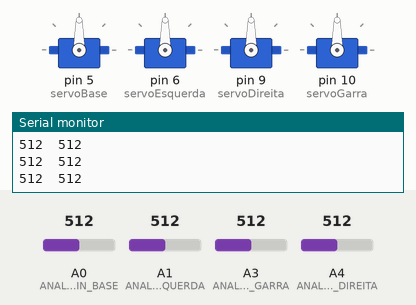
Bench run of a sketch on a simulated Arduino Uno, built with avr-gcc and run on an emulated ATmega328P. Parts: 4 × servo, the last lines printed to the serial monitor. The inputs (shaded band) are chosen by the test bench; at power-on: A3 (ANALOG_PIN_GARRA) = 512, A0 (ANALOG_PIN_BASE) = 512, A1 (ANALOG_PIN_ESQUERDA) = 512, A4 (ANALOG_PIN_DIREITA) = 512.

Above: at 1.2 s.
1.3 s: A3 (ANALOG_PIN_GARRA) set to 716
At 2.2 s:
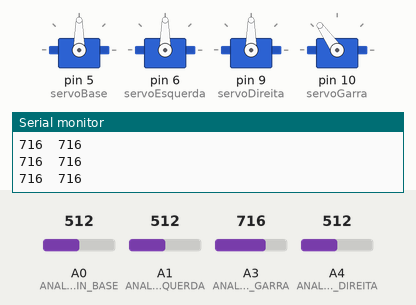
2.8 s: A0 (ANALOG_PIN_BASE) set to 716
At 3.5 s:
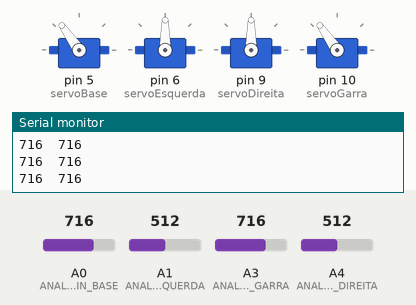
4.3 s: A1 (ANALOG_PIN_ESQUERDA) set to 716
At 4.7 s:
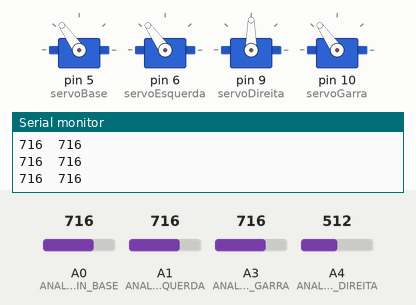
5.8 s: A4 (ANALOG_PIN_DIREITA) set to 716
At 6.1 s:
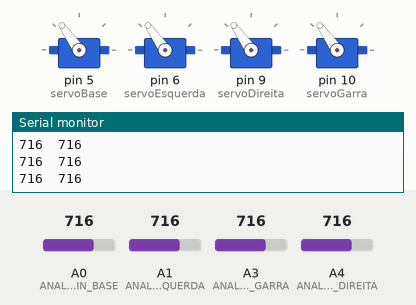
7.3 s: A3 (ANALOG_PIN_GARRA) set to 992
At 8.5 s:
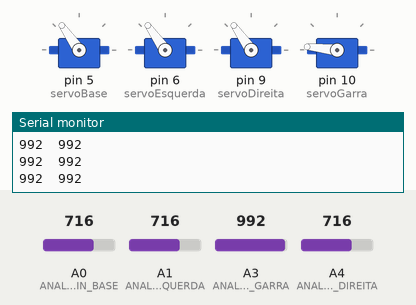
8.8 s: A0 (ANALOG_PIN_BASE) set to 992
At 9.9 s:
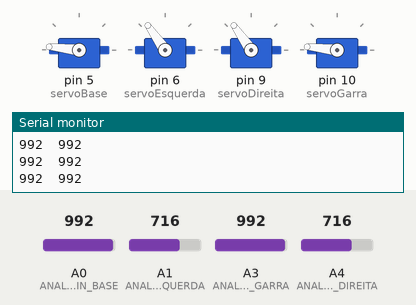
Timing chart, 0 to 11.3 s (numbered marks = the images above; inputs shaded):
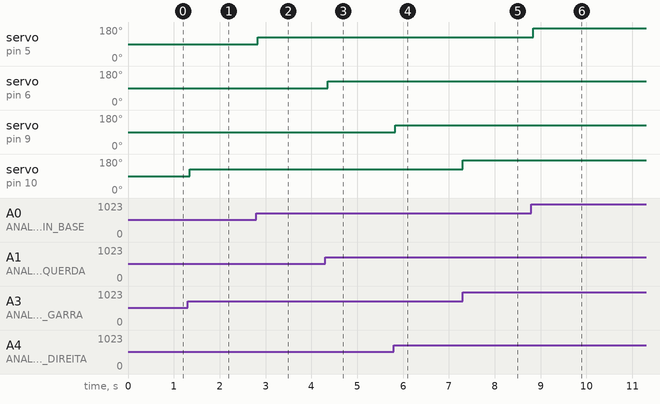

The sketch:

armSG.ino
```cpp
#include <Servo.h>
Servo servoBase;
Servo servoEsquerda;
Servo servoDireita;
Servo servoGarra;
#include <ResponsiveAnalogRead.h>
const int ANALOG_PIN_BASE = A0;
const int ANALOG_PIN_ESQUERDA = A1;
const int ANALOG_PIN_DIREITA = A4;
const int ANALOG_PIN_GARRA = A3;
ResponsiveAnalogRead analogBase(ANALOG_PIN_BASE, true);
ResponsiveAnalogRead analogEsquerda(ANALOG_PIN_ESQUERDA, true);
ResponsiveAnalogRead analogDireita(ANALOG_PIN_DIREITA, true);
ResponsiveAnalogRead analogGarra(ANALOG_PIN_GARRA, true);
// define the pin you want to use
void setup()
{
  // Anexa o Servo ao Pin5
  servoBase.attach(5);
  servoEsquerda.attach(6);
  servoDireita.attach(9);
  servoGarra.attach(10);
  Serial.begin(9600);
}

void loop()
{
  analogBase.update();
  analogEsquerda.update();
  analogDireita.update();
  analogGarra.update();
  // Lê o valor do Potenciometro
  int angleBase = analogRead(3);
  //int angleBaseConvertido=map(angleBase, 0, 1023, 0, 180);

  //Angulos Servo Base
  int anguloFiltradoBase = analogBase.getValue();
  int angleBaseFiltradoConvertido=map(anguloFiltradoBase, 0, 1023, 0, 180);

  // Angulos Servo Esquerda
  int anguloFiltradoEsquerda = analogEsquerda.getValue();
  int angleEsquerdaFiltradoConvertido=map(anguloFiltradoEsquerda, 0, 1023, 0, 180);

  // Angulos Servo Direita
  int anguloFiltradoDireita = analogDireita.getValue();
  int angleDireitaFiltradoConvertido=map(anguloFiltradoDireita, 0, 1023, 0, 180);

  // Angulos Servo Garra
  int anguloFiltradoGarra = analogGarra.getValue();
  int angleGarraFiltradoConvertido=map(anguloFiltradoGarra, 0, 1023, 0, 180);
  //Serial.println(angleGarraFiltradoConvertido);
  // PLOTTER SERIAL PARA VER OS RUIDOS
  Serial.print(angleBase);
  Serial.print("\t");
  Serial.println(anguloFiltradoGarra);

  servoBase.write(angleBaseFiltradoConvertido);
  servoEsquerda.write(angleEsquerdaFiltradoConvertido);
  servoDireita.write(angleDireitaFiltradoConvertido);
  servoGarra.write(angleGarraFiltradoConvertido);
  delay(60);
}
```

Measured:
- after the input at 1.3 s, servo on pin 10 (servoGarra): 90° → 125° after 0.05 s
- after the input at 2.8 s, servo on pin 5 (servoBase): 90° → 125° at once
- after the input at 4.3 s, servo on pin 6 (servoEsquerda): 90° → 125° after 0.06 s
- after the input at 5.8 s, servo on pin 9 (servoDireita): 90° → 125° at once
- after the input at 7.3 s, servo on pin 10 (servoGarra): 125° → 174° at once
- after the input at 8.8 s, servo on pin 5 (servoBase): 125° → 174° at once
